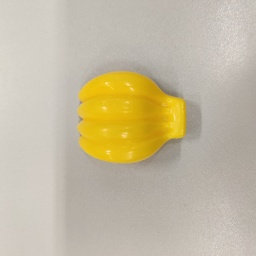
%> input picture Bananas-extra/IMG_20231211_152721.jpg.jpeg, 256 x 256 px
$ octave --eval "result = colorCropping(imread('Bananas-extra/IMG_20231211_152721.jpg.jpeg'));"   (GNU Octave 9; MATLAB toolbox functions it lacks are replaced by stand-ins)
%> lines starting %> are read from the running program, lines starting %| are printed output that depends on the picture; in (x1, y1, x2, y2) boxes, pixels count from 0 and x2, y2 are one past the last pixel; in counts of white or black regions, pixels touching at a corner belong together; the program's own positions count from 1
function [croppedObjects] = colorCropping(image)

% color range for our objects
lowerColor = [80, 75, 0];
upperColor = [255, 255, 100];

% binary mask with our color range
binaryMask = (image(:,:,1) >= lowerColor(1) & image(:,:,1) <= upperColor(1)) & ...
              (image(:,:,2) >= lowerColor(2) & image(:,:,2) <= upperColor(2)) & ...
              (image(:,:,3) >= lowerColor(3) & image(:,:,3) <= upperColor(3));
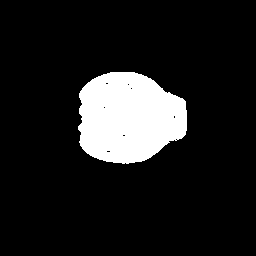
%> binaryMask: size 256x256 logical; 12% white; 1 white region, box (x1, y1, x2, y2) and area: (78, 72, 187, 164) 7854

% morphological operations
binaryMask = bwareaopen(binaryMask, 500);  % remove small objects
binaryMask = imfill(binaryMask, 'holes');  % fill holes
%> binaryMask: size 256x256 logical; 12% white; 1 white region, box (x1, y1, x2, y2) and area: (78, 72, 187, 164) 7867

% for testing purposes
%resultImage = bsxfun(@times, image, uint8(binaryMask));

labeledMask = bwlabel(binaryMask); % label components in binary mask
%> labeledMask: size 256x256 double; values 0 (black) and 1 (white), 12% white; 1 white region

stats = regionprops(labeledMask, 'BoundingBox', 'PixelIdxList'); % get stats properties of image
%> stats = 1 region; box (x1, y1, x2, y2): (78, 72, 187, 164)

croppedObjects = cell(1, numel(stats)); % cell array to store objects
%> croppedObjects = {[]}

for i = 1:numel(stats)
    boundingBox = stats(i).BoundingBox; % get coordinates of the object's frame

    % adding padding
    paddingX = 100;  % padding along the width
    paddingY = 100;  % padding along the height
    expandedBoundingBox = [boundingBox(1) - paddingX, boundingBox(2) - paddingY, boundingBox(3) + 2 * paddingX, boundingBox(4) + 2 * paddingY];

    % crop the object from the original image
    cropped = imcrop(image, expandedBoundingBox);
    cropped = imresize(cropped, [256, 256]);
    croppedObjects{i} = cropped;
end
%> this loop made 1 pass
%> (boundingBox, paddingX, paddingY, expandedBoundingBox) on pass 1: ([78.5 72.5 109 92], 100, 100, [-21.5 -27.5 309 292])
%> after the loop, croppedObjects = 1 item


% [5 lines of commented-out code are left out]

$ run again, on Bananas-extra/IMG_20231211_152723.jpg.jpeg
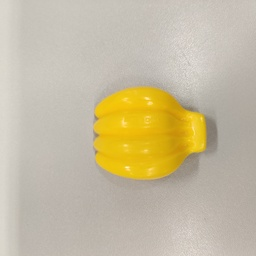
%> input picture Bananas-extra/IMG_20231211_152723.jpg.jpeg, 256 x 256 px
%> in colorCropping, `binaryMask = (image(:,:,1) >= lowerColor(1) & image(:,:,1) <= upperCol..`:
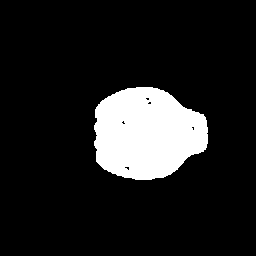
%> binaryMask: size 256x256 logical; 12.5% white; 1 white region, box (x1, y1, x2, y2) and area: (94, 87, 208, 180) 8205
%> labeledMask: size 256x256 double; values 0 (black) and 1 (white), 12.6% white; 1 white region
%> stats = 1 region; box (x1, y1, x2, y2): (94, 87, 208, 180)
%> in colorCropping, `croppedObjects = cell(1, numel(stats));`: croppedObjects = {[]}
%> the loop in colorCropping, `for i = 1:numel(stats)` made 1 pass
%> (boundingBox, paddingX, paddingY, expandedBoundingBox) on pass 1: ([94.5 87.5 114 93], 100, 100, [-5.5 -12.5 314 293])
%> after the loop in colorCropping, `for i = 1:numel(stats)`: croppedObjects = 1 item

$ run again, on Bananas-extra/IMG_20231211_152726.jpg.jpeg
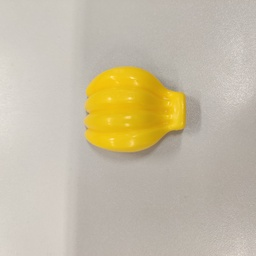
%> input picture Bananas-extra/IMG_20231211_152726.jpg.jpeg, 256 x 256 px
%> in colorCropping, `binaryMask = (image(:,:,1) >= lowerColor(1) & image(:,:,1) <= upperCol..`:
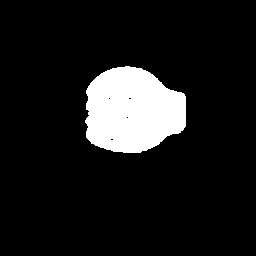
%> binaryMask: size 256x256 logical; 10.4% white; 1 white region, box (x1, y1, x2, y2) and area: (85, 66, 186, 153) 6844
%> labeledMask: size 256x256 double; values 0 (black) and 1 (white), 10.5% white; 1 white region
%> stats = 1 region; box (x1, y1, x2, y2): (85, 66, 186, 153)
%> in colorCropping, `croppedObjects = cell(1, numel(stats));`: croppedObjects = {[]}
%> the loop in colorCropping, `for i = 1:numel(stats)` made 1 pass
%> (boundingBox, paddingX, paddingY, expandedBoundingBox) on pass 1: ([85.5 66.5 101 87], 100, 100, [-14.5 -33.5 301 287])
%> after the loop in colorCropping, `for i = 1:numel(stats)`: croppedObjects = 1 item

$ run again, on Bananas-extra/IMG_20231211_152730.jpg.jpeg
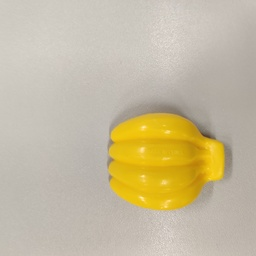
%> input picture Bananas-extra/IMG_20231211_152730.jpg.jpeg, 256 x 256 px
%> in colorCropping, `binaryMask = (image(:,:,1) >= lowerColor(1) & image(:,:,1) <= upperCol..`:
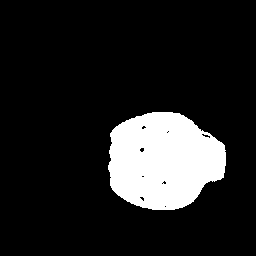
%> binaryMask: size 256x256 logical; 13.6% white; 1 white region, box (x1, y1, x2, y2) and area: (108, 112, 226, 210) 8925
%> labeledMask: size 256x256 double; values 0 (black) and 1 (white), 13.7% white; 1 white region
%> stats = 1 region; box (x1, y1, x2, y2): (108, 112, 226, 210)
%> in colorCropping, `croppedObjects = cell(1, numel(stats));`: croppedObjects = {[]}
%> the loop in colorCropping, `for i = 1:numel(stats)` made 1 pass
%> (boundingBox, paddingX, paddingY, expandedBoundingBox) on pass 1: ([108.5 112.5 118 98], 100, 100, [8.5 12.5 318 298])
%> pass 1, in colorCropping, `cropped = imcrop(image, expandedBoundingBox);`:
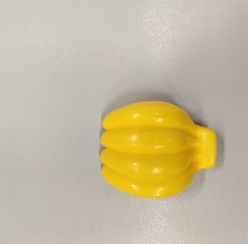
%> cropped: size 244x248x3 uint8; mean R, G, B 197.2, 185.6, 155.1
%> after the loop in colorCropping, `for i = 1:numel(stats)`: croppedObjects = 1 item
